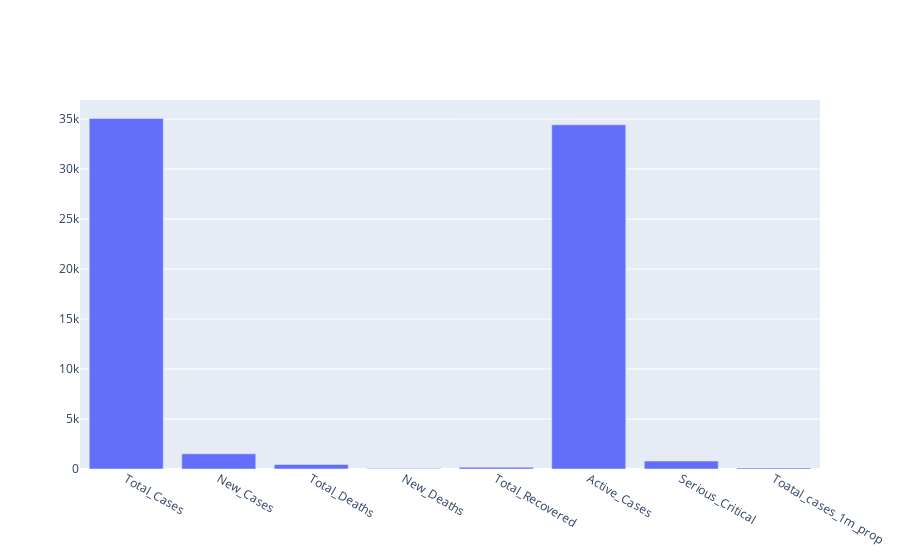

Here is the notebook cell this chart was saved with:
### Code cell
plt.figure(figsize=(14,8))
go.Figure([go.Bar(x=uganda.columns[1:], y=uganda.values[0][1:])])

### Figure 1 — Plotly figure (JSON) as saved in the notebook; plotly's stock layout.template omitted (floating-point values rounded to 4 significant figures)
{"data": [{"type": "bar", "x": ["Total_Cases", "New_Cases", "Total_Deaths", "New_Deaths", "Total_Recovered", "Active_Cases", "Serious_Critical", "Toatal_cases_1m_prop"], "y": [35060, 1514, 457, 38, 178, 34425, 795, 106]}], "layout": {}}
